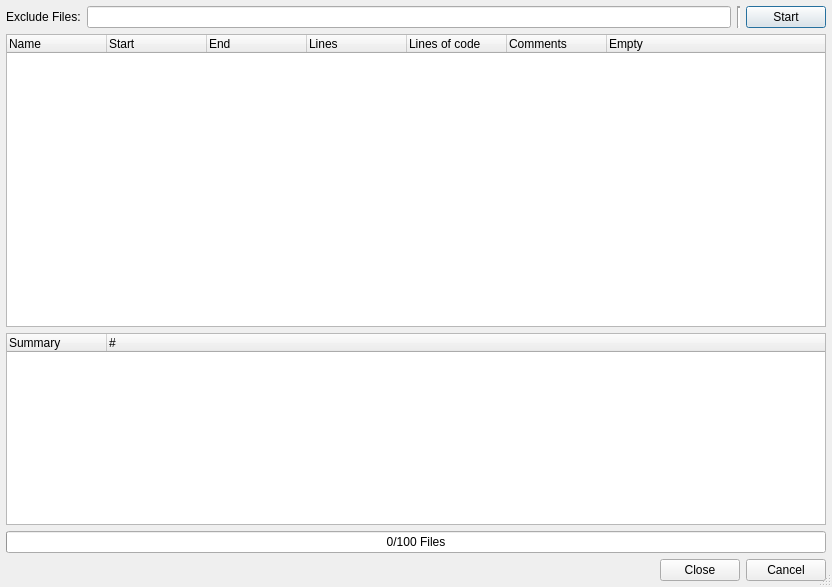
<?xml version="1.0" encoding="UTF-8"?>
<ui version="4.0">
 <class>CodeMetricsDialog</class>
 <widget class="QDialog" name="CodeMetricsDialog">
  <property name="geometry">
   <rect>
    <x>0</x>
    <y>0</y>
    <width>832</width>
    <height>587</height>
   </rect>
  </property>
  <property name="windowTitle">
   <string>Code Metrics</string>
  </property>
  <property name="whatsThis">
   <string>&lt;b&gt;Code Metrics&lt;/b&gt;
&lt;p&gt;This dialog shows some code metrics.&lt;/p&gt;</string>
  </property>
  <property name="sizeGripEnabled">
   <bool>true</bool>
  </property>
  <layout class="QVBoxLayout" name="verticalLayout">
   <item>
    <widget class="QFrame" name="filterFrame">
     <property name="frameShape">
      <enum>QFrame::NoFrame</enum>
     </property>
     <property name="frameShadow">
      <enum>QFrame::Raised</enum>
     </property>
     <layout class="QHBoxLayout" name="horizontalLayout">
      <property name="margin">
       <number>0</number>
      </property>
      <item>
       <widget class="QLabel" name="label_2">
        <property name="text">
         <string>Exclude Files:</string>
        </property>
       </widget>
      </item>
      <item>
       <widget class="E5ClearableLineEdit" name="excludeFilesEdit">
        <property name="toolTip">
         <string>Enter filename patterns of files to be excluded separated by a comma</string>
        </property>
       </widget>
      </item>
      <item>
       <widget class="Line" name="line">
        <property name="lineWidth">
         <number>2</number>
        </property>
        <property name="orientation">
         <enum>Qt::Vertical</enum>
        </property>
       </widget>
      </item>
      <item>
       <widget class="QPushButton" name="startButton">
        <property name="toolTip">
         <string>Press to start the code metrics run</string>
        </property>
        <property name="text">
         <string>Start</string>
        </property>
       </widget>
      </item>
     </layout>
    </widget>
   </item>
   <item>
    <widget class="QTreeWidget" name="resultList">
     <property name="whatsThis">
      <string>&lt;b&gt;Code metrics&lt;/b&gt;
&lt;p&gt;This list shows some code metrics.&lt;/p&gt;</string>
     </property>
     <property name="alternatingRowColors">
      <bool>true</bool>
     </property>
     <column>
      <property name="text">
       <string>Name</string>
      </property>
     </column>
     <column>
      <property name="text">
       <string>Start</string>
      </property>
     </column>
     <column>
      <property name="text">
       <string>End</string>
      </property>
     </column>
     <column>
      <property name="text">
       <string>Lines</string>
      </property>
     </column>
     <column>
      <property name="text">
       <string>Lines of code</string>
      </property>
     </column>
     <column>
      <property name="text">
       <string>Comments</string>
      </property>
     </column>
     <column>
      <property name="text">
       <string>Empty</string>
      </property>
     </column>
    </widget>
   </item>
   <item>
    <widget class="QTreeWidget" name="summaryList">
     <property name="sizePolicy">
      <sizepolicy hsizetype="Expanding" vsizetype="Preferred">
       <horstretch>0</horstretch>
       <verstretch>0</verstretch>
      </sizepolicy>
     </property>
     <property name="whatsThis">
      <string>&lt;b&gt;Summary&lt;/b&gt;
&lt;p&gt;This shows some overall code metrics.&lt;/p&gt;</string>
     </property>
     <property name="alternatingRowColors">
      <bool>true</bool>
     </property>
     <column>
      <property name="text">
       <string>Summary</string>
      </property>
     </column>
     <column>
      <property name="text">
       <string>#</string>
      </property>
     </column>
    </widget>
   </item>
   <item>
    <widget class="QProgressBar" name="checkProgress">
     <property name="toolTip">
      <string>Shows the progress of the code metrics action</string>
     </property>
     <property name="value">
      <number>0</number>
     </property>
     <property name="orientation">
      <enum>Qt::Horizontal</enum>
     </property>
     <property name="format">
      <string>%v/%m Files</string>
     </property>
    </widget>
   </item>
   <item>
    <widget class="QDialogButtonBox" name="buttonBox">
     <property name="orientation">
      <enum>Qt::Horizontal</enum>
     </property>
     <property name="standardButtons">
      <set>QDialogButtonBox::Cancel|QDialogButtonBox::Close</set>
     </property>
    </widget>
   </item>
  </layout>
 </widget>
 <layoutdefault spacing="6" margin="6"/>
 <pixmapfunction>qPixmapFromMimeSource</pixmapfunction>
 <customwidgets>
  <customwidget>
   <class>E5ClearableLineEdit</class>
   <extends>QLineEdit</extends>
   <header>E5Gui/E5LineEdit.h</header>
  </customwidget>
 </customwidgets>
 <tabstops>
  <tabstop>startButton</tabstop>
  <tabstop>excludeFilesEdit</tabstop>
  <tabstop>resultList</tabstop>
  <tabstop>summaryList</tabstop>
  <tabstop>buttonBox</tabstop>
 </tabstops>
 <resources/>
 <connections/>
</ui>
